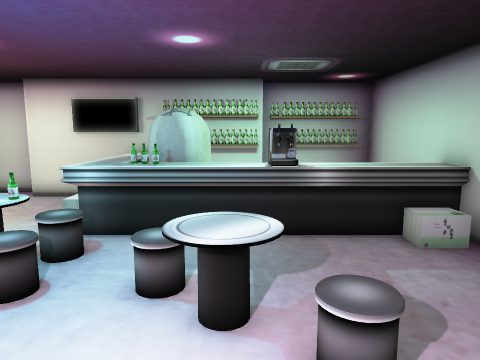
[1] (above)

16 first-person views from a walk through a Unity game level. The camera is 1.4 m above the floor, tilts 8° down and sees 70° across. The floor is counted in squares, 0.5 m on a side. Each view is taken from the middle of a square. On the plan, view 1 faces up. The plan holds only what a view shows up to about 20 squares ahead; the rest is blank. The place goes on beyond the plan. Some surface patterns are stand-ins.

[2]
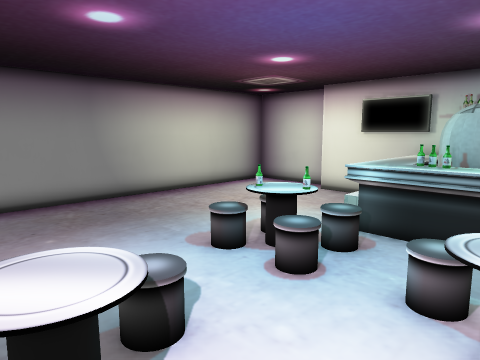

[3]
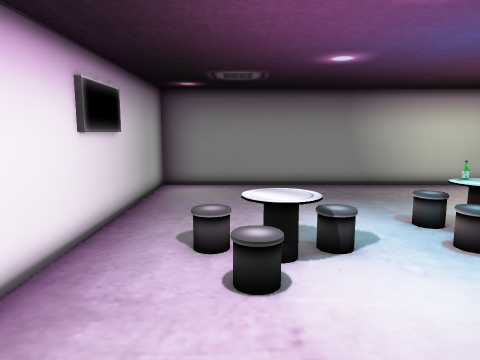

[4]
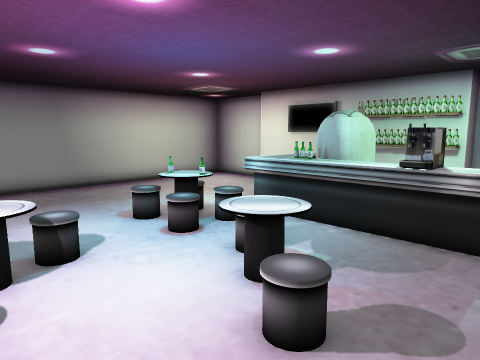

[5]
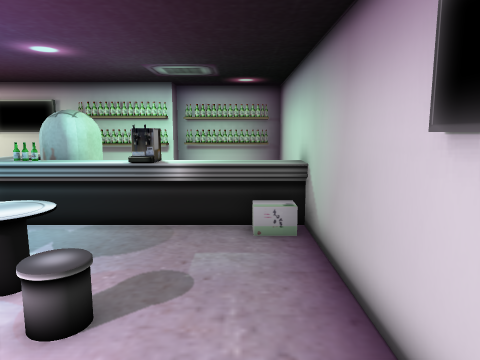

[6]
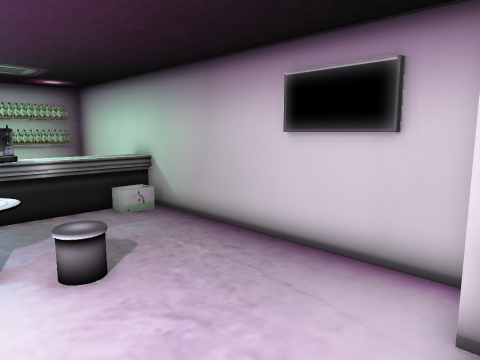

[7]
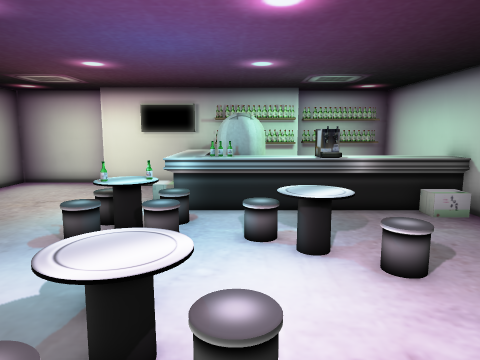

[8]
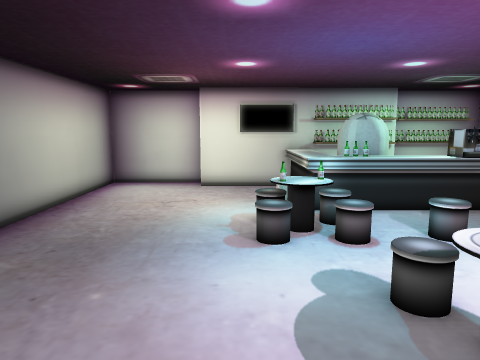

[9]
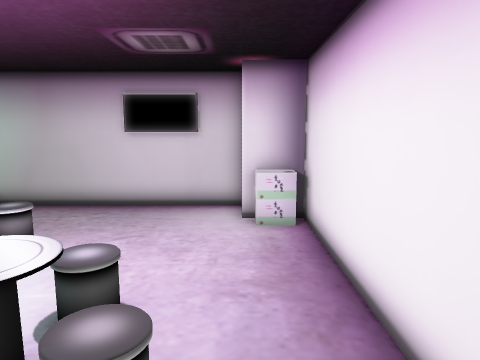

[10]
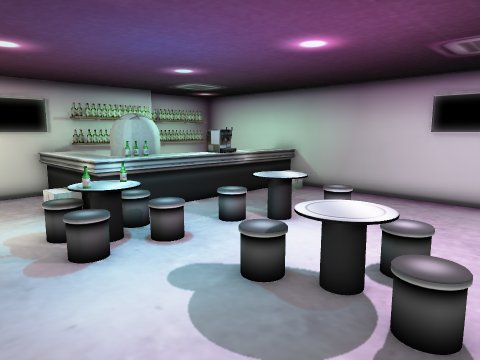

[11]
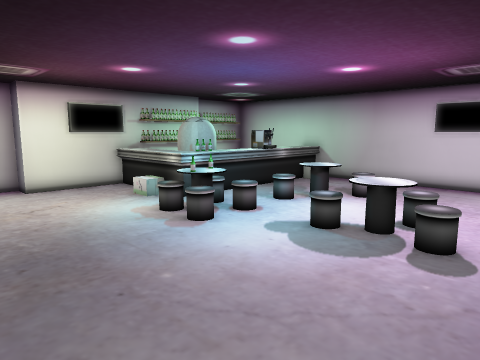

[12]
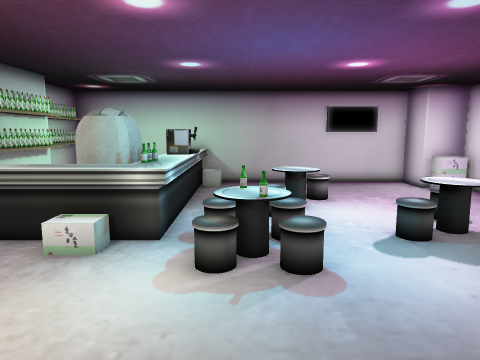

[13]
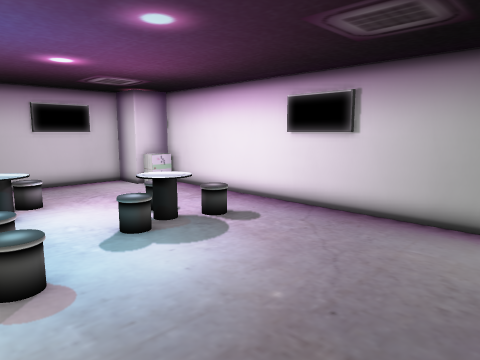

[14]
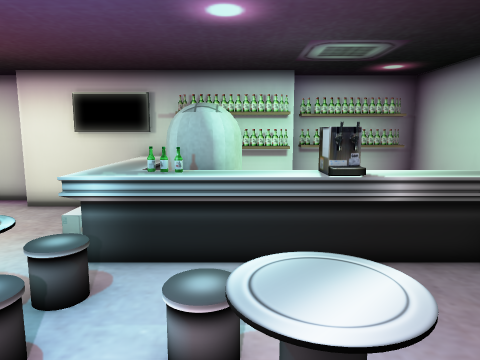

[15]
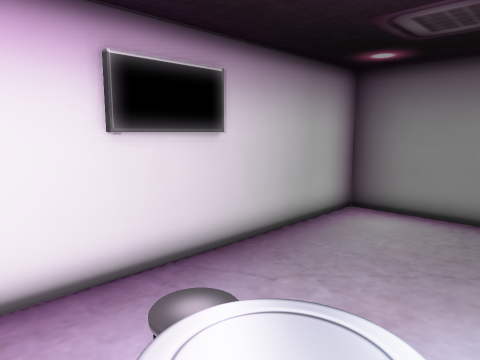

[16]
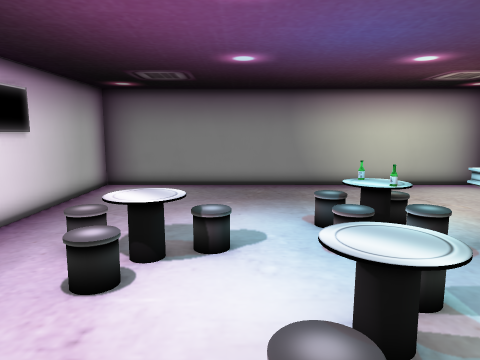

### Floor plan
Key: @ floor where view 1 was taken; # wall or solid block; . floor; S shelf; T TV; C capsule; B bottle; A table; E box; O other object.
Columns run from 14 left of view 1 to 6 right of it. Each row starts with its distance up from view 1.
 16 ######         #SS#S#
 15 #....##TTTOSSSS#SSSS#
 14 #......  OOSSSSS    #
 13 #........OOO        #
 12 #........OOCC       #
 11 #........OOCCC      #
 10 #........OOBBCOOOOOO#
  9 #........OOOOOOOOOO #
  8 #...................#
  7 #.......ABA.........#
  6 #.......BAO..AA.....#
  5 #............AAA....#
  4 #............AAO....#
  3 #...................#
  2 #.........O.........#
  1 #...................#
  0 #.........AAO.@.....#
 -1 #.........O.........#
 -2 #.................OO#
 -3 #................EE O
 -4 ##################O

Where each view was taken, in squares from view 1:
view 1: 0 up, 0 right, facing up
view 2: 0 up, 0 right, facing up-left
view 3: 0 up, 4 right, facing left
view 4: 0 up, 4 right, facing up-left
view 5: 1 down, 4 right, facing up
view 6: 3 down, 1 left, facing up-right
view 7: 3 down, 2 left, facing up
view 8: 3 down, 7 left, facing up
view 9: 2 down, 7 left, facing right
view 10: 2 down, 9 left, facing up-right
view 11: 3 down, 13 left, facing up-right
view 12: 7 up, 13 left, facing right
view 13: 7 up, 13 left, facing down-right
view 14: 2 up, 1 left, facing up
view 15: 2 up, 2 left, facing down-left
view 16: 3 up, 4 right, facing left
